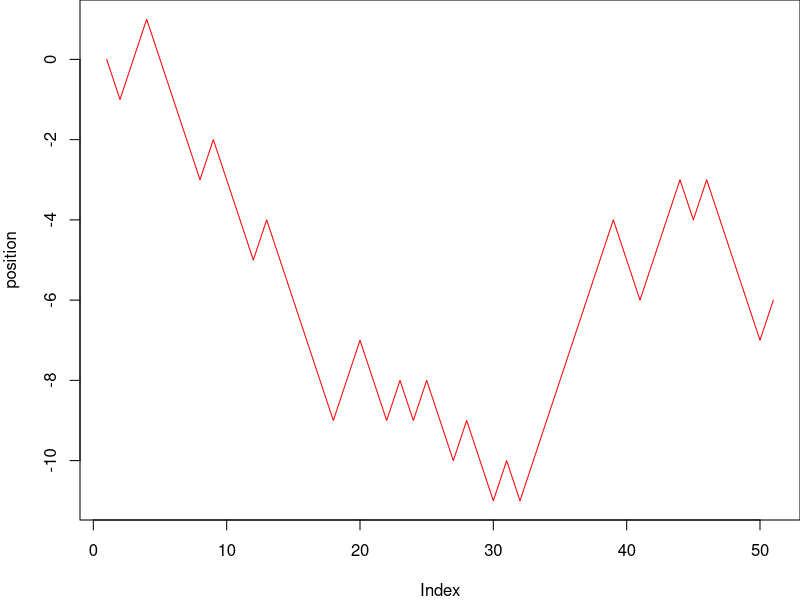
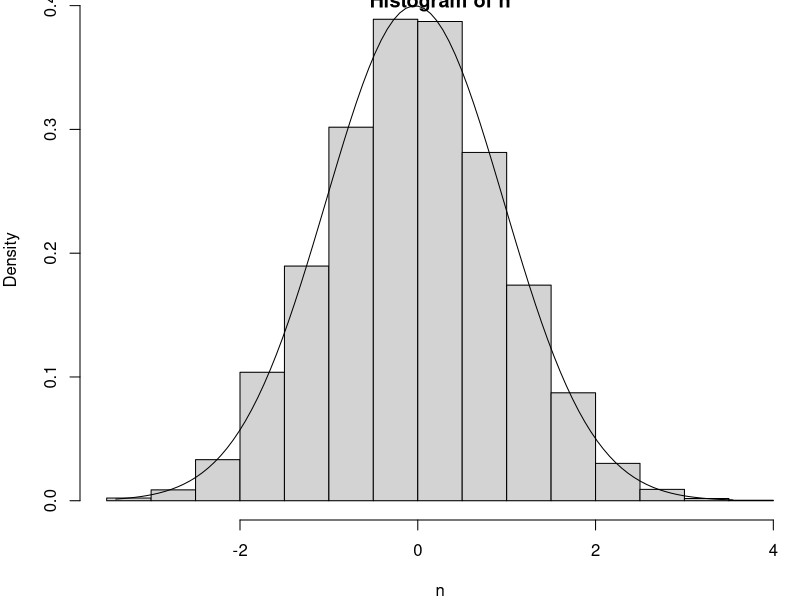

Source code (R) for these figures, in order:
## ---- chunk 1
transitionMatrix <- matrix( c(0.5,0.25,0.25, 0.5,0,0.5, 0.25,0.25,0.5), ncol=3, byrow=T )
colnames(transitionMatrix) <- c("rain","fair","snow") # weather tomorrow
rownames(transitionMatrix) <- c("rain","fair","snow") # weather today
transitionMatrix
## ---- chunk 2
library("expm")
for (i in seq(1,7)) {
  print(transitionMatrix %^% i) }
## ---- chunk 3
set.seed(12)
steps <- round(runif(50))*2-1
position <- c(0,cumsum(steps))  # we are starting at position = 0
par(mar=c(4,4,0,0)) # adjust margins of the plot
plot(position,type='l',col="red")
## ---- chunk 4
# generate normal distributed random numbers with M-H algo
metropGauss <- function(n=10000,eps=0.5) {
  vec <- vector("numeric", n)
  x <- 0
  vec[1] <- x
  for (i in 2:n) {
    cand <- x+runif(1,-eps,eps)
    if (runif(1) < min(1,dnorm(cand)/dnorm(x))) x <- cand
    vec[i] <- x  }
  vec
}

# do a normal fit to data and plot the histogram and the fit function
fitAndPlotNorm <- function(n) {
  library("MASS")
  fitresult <- fitdistr(n,"normal")
  ff <- function(x) dnorm(x,fitresult$estimate["mean"],fitresult$estimate["sd"])
  hist(n,probability=T)
  curve(ff,min(n),max(n),add=T)
  fitresult
}

fitAndPlotNorm(metropGauss())
